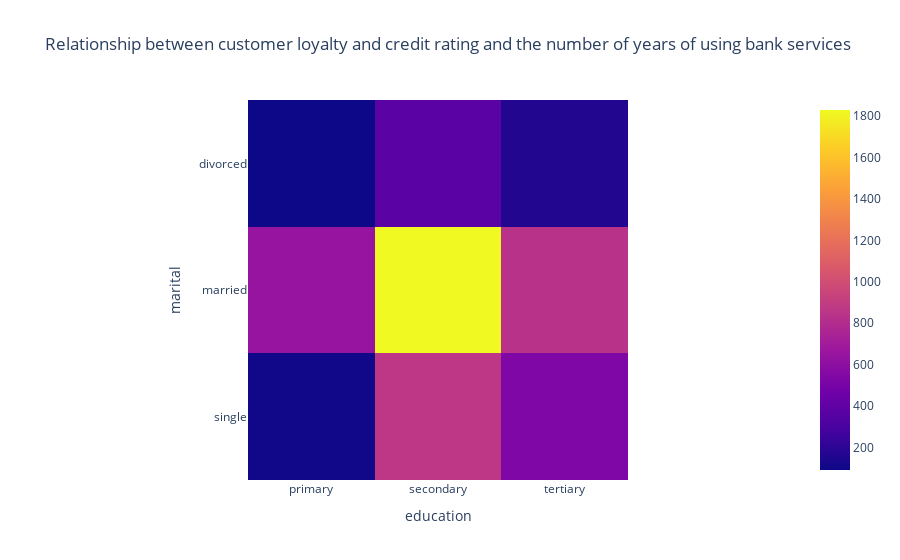

Write notebook code for a chart like this one.
### Code cell
pivot = df_no.pivot_table(
    index = 'marital', 
    columns = 'education', 
    values = 'count'
)
display(pivot)
fig = px.imshow(
    pivot,
    title ='Relationship between customer loyalty and credit rating and the number of years of using bank services'
)
fig.show()

### Figure 1 — Plotly figure (JSON) as saved in the notebook; plotly's stock layout.template omitted (floating-point values rounded to 4 significant figures)
{"data": [{"coloraxis": "coloraxis", "hovertemplate": "education: %{x}<br>marital: %{y}<br>color: %{z}<extra></extra>", "name": "0", "type": "heatmap", "x": ["primary", "secondary", "tertiary"], "xaxis": "x", "y": ["divorced", "married", "single"], "yaxis": "y", "z": [[91, 370, 163], [641, 1830, 832], [100, 866, 531]]}], "layout": {"coloraxis": {"colorscale": [[0, "#0d0887"], [0.1111, "#46039f"], [0.2222, "#7201a8"], [0.3333, "#9c179e"], [0.4444, "#bd3786"], [0.5556, "#d8576b"], [0.6667, "#ed7953"], [0.7778, "#fb9f3a"], [0.8889, "#fdca26"], [1, "#f0f921"]]}, "title": {"text": "Relationship between customer loyalty and credit rating and the number of years of using bank services"}, "xaxis": {"anchor": "y", "constrain": "domain", "domain": [0, 1], "scaleanchor": "y", "title": {"text": "education"}}, "yaxis": {"anchor": "x", "autorange": "reversed", "constrain": "domain", "domain": [0, 1], "title": {"text": "marital"}}}}
